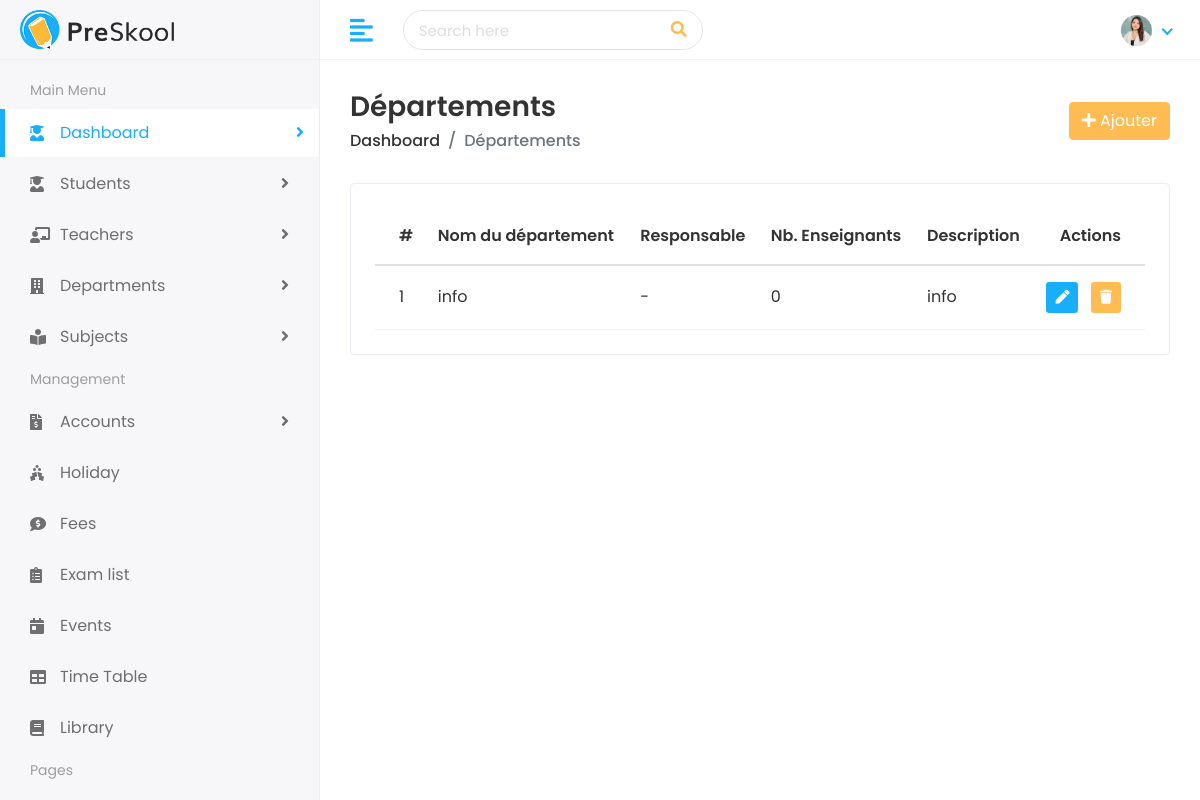
Screenshot of /departments/ with the database file from the repository.
### faculty/models.py (models this page shows, shortened)
class Department(models.Model):
    name = models.CharField(max_length=100, unique=True, verbose_name="Nom du département")
    description = models.TextField(blank=True, null=True, verbose_name="Description")
    head_teacher = models.ForeignKey(
        Teacher,
        on_delete=models.SET_NULL,
        null=True,
        blank=True,
        related_name='headed_departments',
        verbose_name="Responsable (Enseignant)"
    )
    teachers = models.ManyToManyField(
        Teacher,
        blank=True,
        related_name='departments',
        verbose_name="Enseignants"
    )

### faculty/views.py (the view)
# urls.py: path('departments/', views.department_list, name='department_list'),
def department_list(request):
    departments = Department.objects.all()
    return render(request, 'departments/departments.html', {'departments': departments})

### templates/departments/departments.html (shortened to what this page needs)
{% extends 'Home/base.html' %}
{% load static %}
{% block body %}
<div class="page-wrapper">
  <div class="content container-fluid">
    <div class="page-header">
      <div class="row align-items-center">
        <div class="col">
          <h3 class="page-title">Départements</h3>
          <ul class="breadcrumb">
            <li class="breadcrumb-item"><a href="/dashboard/">Dashboard</a></li>
            <li class="breadcrumb-item active">Départements</li>
          </ul>
        </div>
        <div class="col-auto text-right float-right ml-auto">
          <a href="{% url 'add_department' %}" class="btn btn-primary">
            <i class="fas fa-plus"></i> Ajouter
          </a>
        </div>
      </div>
    </div>
    <div class="row">
      <div class="col-sm-12">
        <div class="card card-table">
          <div class="card-body">
            <div class="table-responsive">
              <table class="table table-hover table-center mb-0 datatable">
                <thead>
                  <tr>
                    <th>#</th>
                    <th>Nom du département</th>
                    <th>Responsable</th>
                    <th>Nb. Enseignants</th>
                    <th>Description</th>
                    <th class="text-right">Actions</th>
                  </tr>
                </thead>
                <tbody>
                  {% for dept in departments %}
                  <tr>
                    <td>{{ forloop.counter }}</td>
                    <td>{{ dept.name }}</td>
                    <td>{{ dept.head_teacher|default:"-" }}</td>
                    <td>{{ dept.teachers.count }}</td>
                    <td>{{ dept.description|default:"-" }}</td>
                    <td class="text-right">
                      <div class="actions">
                        <a href="{% url 'edit_department' dept.pk %}" class="btn btn-sm bg-success-light mr-2">
                          <i class="fas fa-pen"></i>
                        </a>
                        <form action="{% url 'delete_department' dept.pk %}" method="POST" style="display:inline;">
                          <button type="submit" class="btn btn-sm bg-danger-light"
                            onclick="return confirm('Supprimer ce département ?');">
                            <i class="fas fa-trash"></i>
                          </button>
                        </form>
                      </div>
                    </td>
                  </tr>
                  {% empty %}
                  <tr><td colspan="6" class="text-center">Aucun département trouvé.</td></tr>
                  {% endfor %}
                </tbody>
              </table>
            </div>
          </div>
        </div>
      </div>
    </div>
  </div>
</div>
{% endblock %}

### static/assets/css/style.css (style rules this page uses)
html { height: 100%; }
body { background-color: #fff; color: #333; font-family: 'Poppins', sans-serif; font-size: 1rem; height: 100%; line-height: 1.5; overflow-x: hidden; }
h1, h2, h3, h4, h5, h6 { font-family: 'Poppins', sans-serif; margin-top: 0; }
input, input:focus, button, button:focus { outline: none; }
ul, ol { padding: 0px; list-style: none; }
.table { color: #333; max-width: 100%; margin-bottom: 0; width: 100%; }
.table thead tr th { font-weight: 600; }
.table tbody tr { border-bottom: 1px solid rgba(0, 0, 0, 0.05); }
.table.table-center td, .table.table-center th { vertical-align: middle; }
.card-table .card-body .table > thead > tr > th { border-top: 0; }
.card-table .card-body .table tr td:first-child, .card-table .card-body .table tr th:first-child { padding-left: 1.5rem; }
.card-table .card-body .table tr td:last-child, .card-table .card-body .table tr th:last-child { padding-right: 1.5rem; }
.card-table .table td, .card-table .table th { border-top: 1px solid #e2e5e8; padding: 1rem 0.75rem; white-space: nowrap; }
.btn-primary { background-color: #FFBC53; border: 1px solid #FFBC53; }
.card { border: 1px solid #ececf5; box-shadow: 0 1px 3px 0 rgba(0, 0, 0, 0.03); margin-bottom: 1.875rem; }
.card-body { padding: 1.5rem; }
.bg-danger-light { background-color:#FFBC53 !important; color:#fff !important; }
.bg-success-light { background-color: #18aefa; color: #fff; }
.page-wrapper { margin-left: 320px; padding-top: 60px; position: relative; transition: all 0.4s ease; }
.page-wrapper > .content { padding: 1.875rem 1.875rem 0; }
.page-header { margin-bottom: 1.875rem; }
.page-header .breadcrumb { background-color: transparent; color: #6c757d; font-size: 1rem; font-weight: 500; margin-bottom: 0; padding: 0; }
.page-header .breadcrumb a { color: #333; }
.page-title { font-size: 28px; font-weight: 600; color: #333; margin-bottom: 5px; }

### rows the page displays
Department: name "info", head_teacher "-", teachers.count "0", description "info"
